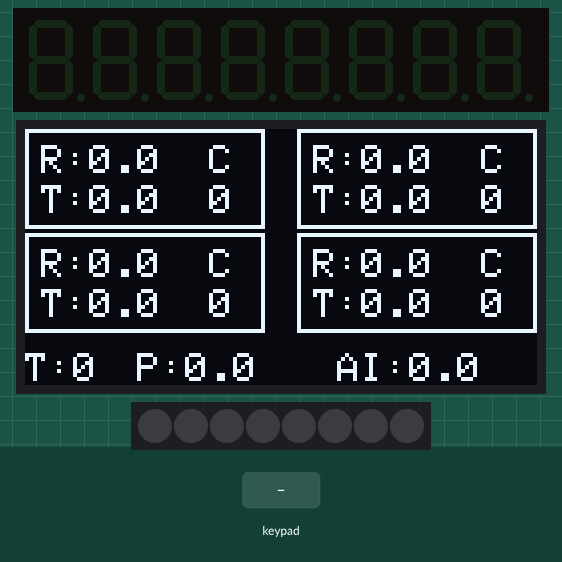
Recording of a sketch running on a simulated Arduino Uno, built with avr-gcc and run on an emulated ATmega328P. Parts: 8-digit seven-segment display, 128×64 one-colour display, 8 RGB LEDs in strip order, left to right. The test bench sets the inputs (shaded band). What the sketch prints to the serial monitor is not drawn.

Above: at 1.4 s.
1.5 s: keypad keys 2 5 pressed 0.4 s apart
3.8 s: key '1' pressed
At 4.2 s:
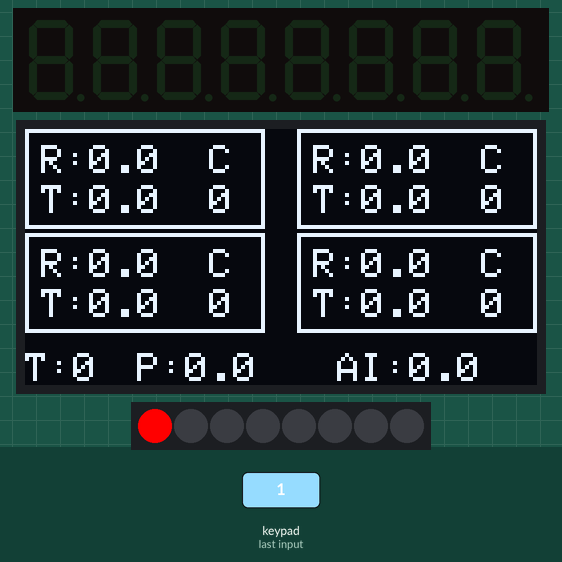
Timing chart, 0 to 6.8 s (numbered marks = the images above; inputs shaded):
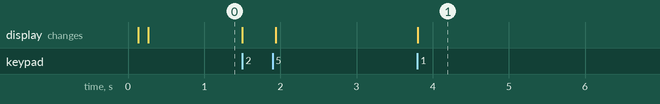

The sketch:

DemoTTT.ino.ino
```cpp
#include <Wire.h>
#include <Adafruit_GFX.h>
#include <Adafruit_SSD1306.h>
#include <TM1638plus.h>
#include <string.h>

#define SCREEN_WIDTH 128  // OLED 宽
#define SCREEN_HEIGHT 64  // OLED 高
#define OLED_RESET -1
#define MAX_ROUNDS 10
Adafruit_SSD1306 display(SCREEN_WIDTH, SCREEN_HEIGHT, &Wire, OLED_RESET);
TM1638plus tm(A2, A1, A0, false);

// 游戏变量
bool gameRunning = false;           // 游戏状态
float recent_rewards[4] = {0, 0, 0, 0}; // 每台老虎机最近一次收益
float total_rewards[4] = {0, 0, 0, 0};  // 每台老虎机累积收益
int selection_counts[4] = {0, 0, 0, 0}; // 每台老虎机被选择的次数
float player_total = 0;             // 玩家累计收益
float ai_total = 0;                 // AI累计收益
int currentMachine = -1;            // 玩家当前选择的老虎机
int rounds = 0;                     // 当前轮次，最大为10
static char lastButtons = 0;

void setup() {
  Serial.begin(115200);
  delay(100);

  // 初始化TM1638
  tm.displayBegin();
  // pinMode(13, OUTPUT);

  // 初始化OLED
  if (!display.begin(SSD1306_SWITCHCAPVCC, 0x3C)) {
    Serial.println("SSD1306 Fail");
    for (;;);
  }

  display.clearDisplay();
  delay(100);
  drawSlotMachines();
}

void loop() {
  // 读取TM1638按键
  char buttons = tm.readButtons();
  char changedButtons = buttons & ~lastButtons; // 仅保留从 0->1 的按键位
  tm.setLEDs(changedButtons * 256);

  // 按下第五个按钮，开始游戏
  if ((changedButtons & 0b00010000) != 0 && !gameRunning) { // S5按钮
    resetGame();
    gameRunning = true;
    Serial.println("start");
  }

  // 按下第六个按钮，重置游戏
  if ((changedButtons & 0b00100000) != 0 && gameRunning) { // S6按钮
    resetGame();
  }

  // 玩家选择老虎机 (按钮1-4)
  if (gameRunning) {
    if ((changedButtons & 0b00000001) != 0) currentMachine = 0; // S1
    if ((changedButtons & 0b00000010) != 0) currentMachine = 1; // S2
    if ((changedButtons & 0b00000100) != 0) currentMachine = 2; // S3
    if ((changedButtons & 0b00001000) != 0) currentMachine = 3; // S4

    if (currentMachine != -1) {
      // 增加被选择次数
      selection_counts[currentMachine]++;
      Serial.print("MACHINE:");
      Serial.println(currentMachine); // 发送选择的老虎机编号到串口

      // 等待串口返回收益
      while (Serial.available() == 0);
      String data = Serial.readStringUntil('\n'); // 读取串口数据
      data.trim(); // 移除空白字符 // 数据格式: "PLAYER_REWARD:AI_TOTAL"

      float player_reward = data.substring(0, data.indexOf(":")).toFloat();
      ai_total = data.substring(data.indexOf(":") + 1).toFloat();
      player_total += player_reward;

      // 更新收益
      recent_rewards[currentMachine] = player_reward;
      total_rewards[currentMachine] += player_reward;

      // 更新轮次
      rounds++;

      // 重绘老虎机收益和玩家、AI的总收益
      drawSlotMachines();
      currentMachine = -1; // 重置选择
    }

    if(rounds >= MAX_ROUNDS){
      while (Serial.available() == 0);
      String data = Serial.readStringUntil('\n'); // 读取串口数据
      data.trim(); // 移除空白字符 // 数据格式: "Winner:AI/Player/Draw"

      if(data[0] == 'W'){  // 如果收到胜者数据
         String winner = data.substring(data.indexOf(":") + 1);

        // 清除部分屏幕或重置显示
        display.clearDisplay();

        // 绘制胜者信息
        display.setTextSize(1);  // 设置文字大小
        display.setTextColor(WHITE);  // 设置文字颜色
        display.setCursor(10, 10);  // 设置文字位置
        display.print("Winner:");  // 显示 "Winner:"
        display.setCursor(10, 20);
        display.print(winner);  // 显示具体胜者（如 "Player" 或 "AI")

        // 绘制双方得分
        display.setTextSize(1);  // 设置较小的文字大小
        display.setCursor(10, 40);  // 设置玩家得分位置
        display.print("Player: ");  // 显示玩家得分
        display.print(player_total, 1);  // 显示玩家得分，保留一位小数

        display.setCursor(10, 50);  // 设置 AI 得分位置
        display.print("AI: ");  // 显示 AI 得分
        display.print(ai_total, 1);  // 显示 AI 得分，保留一位小数

        // 更新显示
        display.display();
        delay(5000);  // 停留 5 秒以便玩家查看结果

        resetGame();
        return;
      }
    }
  }

  lastButtons = buttons;
}

// ============================== 游戏状态重置 ==============================
void resetGame() {
  Serial.println("reset");
  gameRunning = false;
  currentMachine = -1;
  player_total = 0;
  ai_total = 0;
  rounds = 0;  // 重置轮次

  // 重置收益数据
  for (int i = 0; i < 4; i++) {
    recent_rewards[i] = 0;
    total_rewards[i] = 0;
    selection_counts[i] = 0; // 重置选择计数器
  }

  drawSlotMachines();
}

// ============================== 绘制老虎机 ==============================
void drawSlotMachines() {
  display.clearDisplay();
  display.setTextSize(1);
  display.setTextColor(WHITE);

  // 绘制老虎机框架
  display.drawRect(0, 0, 60, 25, SSD1306_WHITE);   // 老虎机1
  display.drawRect(68, 0, 60, 25, SSD1306_WHITE);  // 老虎机2
  display.drawRect(0, 26, 60, 25, SSD1306_WHITE);  // 老虎机3
  display.drawRect(68, 26, 60, 25, SSD1306_WHITE); // 老虎机4

  // 显示每台老虎机的收益和选择次数
  for (int i = 0; i < 4; i++) {
    int x_offset = (i % 2 == 0) ? 4 : 72; // X轴偏移
    int y_offset = (i < 2) ? 4 : 30;      // Y轴偏移

    // 最近一次收益
    display.setCursor(x_offset, y_offset);
    display.print("R:"); // 最近收益
    display.print(recent_rewards[i], 1);

    // 累积收益
    display.setCursor(x_offset , y_offset + 10);
    display.print("T:"); // 累积收益
    display.print(total_rewards[i], 1);

    // 显示选择次数
    display.setCursor(x_offset + 42, y_offset);
    display.print("C"); // 选择次数
    display.setCursor(x_offset + 42, y_offset + 10);
    display.print(selection_counts[i]);
  }

  // 显示玩家和AI累计收益
  display.setCursor(28, 56); // 玩家收益
  display.print("P:");
  display.print(player_total, 1);

  display.setCursor(78, 56); // AI收益
  display.print("AI:");
  display.print(ai_total, 1);

  // 显示当前轮次
  display.setCursor(0, 56); // 设置位置
  display.setTextSize(1);
  display.print("T:");
  display.print(rounds);

  display.display();
}
```
